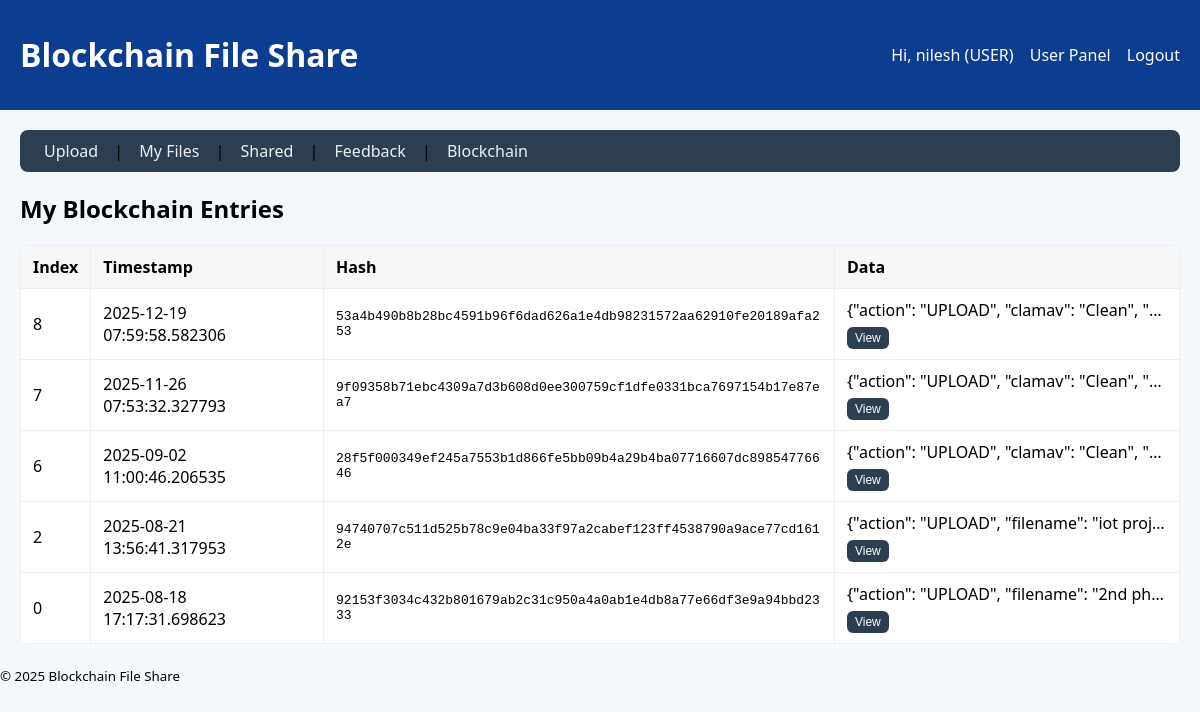
The app's page /user/chain (signed in) with its own data.
### app/models.py (models this page shows, shortened)
class User(db.Model, UserMixin):
    id = db.Column(db.Integer, primary_key=True)
    email = db.Column(db.String(255), unique=True, nullable=False)
    username = db.Column(db.String(80), nullable=True)
    password_hash = db.Column(db.String(255), nullable=False)
    role = db.Column(db.String(20), default='USER')  # 'ADMIN' or 'USER'
    active = db.Column(db.Boolean, default=True)
    created_at = db.Column(db.DateTime, default=datetime.utcnow)
    notification_email = db.Column(db.String(255), nullable=True)  # where to send notifications

class Block(db.Model):
    id = db.Column(db.Integer, primary_key=True)
    index = db.Column(db.Integer, nullable=False)
    prev_hash = db.Column(db.String(64), nullable=True)
    nonce = db.Column(db.Integer, nullable=False)
    timestamp = db.Column(db.DateTime, default=datetime.utcnow)
    data_json = db.Column(db.Text, nullable=False)
    block_hash = db.Column(db.String(64), nullable=False)

### app/blueprints/user.py (the view)
@user_bp.route('/chain', methods=['GET'])
@login_required
def chain_page():
    blocks = Block.query.filter(Block.data_json.contains(f'"owner_id": {current_user.id}')).order_by(Block.index.desc()).limit(100).all()
    return render_template('user/chain.html', blocks=blocks)

### app/blueprints/user.py (called while the page is built)
@user_bp.before_request
def ensure_user():
    if request.endpoint in ('user.login', 'user.static'):
        return
    if request.endpoint and request.endpoint.startswith('user.') and not current_user.is_authenticated:
        return redirect(url_for('user.login'))

### app/models.py (called while the page is built)
@login_manager.user_loader
def load_user(user_id):
    return User.query.get(int(user_id))

### app/templates/user/chain.html (shortened to what this page needs)
{% extends 'base.html' %}
{% block content %}
<nav class="user-nav">
  <a href="{{ url_for('user.upload_page') }}">Upload</a> |
  <a href="{{ url_for('user.my_files_page') }}">My Files</a> |
  <a href="{{ url_for('user.shared_with_me_page') }}">Shared</a> |
  <a href="{{ url_for('user.feedback_page') }}">Feedback</a> |
  <a href="{{ url_for('user.chain_page') }}">Blockchain</a>
</nav>
<h2>My Blockchain Entries</h2>
<table class="styled-table">
  <thead>
    <tr>
      <th>Index</th>
      <th>Timestamp</th>
      <th>Hash</th>
      <th>Data</th>
    </tr>
  </thead>
  <tbody>
    {% for b in blocks %}
    <tr>
      <td>{{ b.index }}</td>
      <td>{{ b.timestamp }}</td>
      <td class="mono">{{ b.block_hash }}</td>
      <td>
        <div class="data-preview">{{ b.data_json[:80] }}...</div>
        <button class="btn small" onclick="showModal('modal-{{ b.id }}')">View</button>
      </td>
    </tr>
    {% endfor %}
  </tbody>
</table>
{% endblock %}

### app/templates/base.html
<!doctype html>
<html><head><meta charset="utf-8"><meta name="viewport" content="width=device-width,initial-scale=1"><title>Blockchain File Share</title>
<link rel="stylesheet" href="{{ url_for('static', filename='css/style.css') }}"></head><body>
<header class="topbar"><h1>Blockchain File Share</h1><nav>
  {% if current_user.is_authenticated %}
    <span>Hi, {{ current_user.username or current_user.email }} ({{ current_user.role }})</span>
    {% if current_user.role == 'ADMIN' %}<a href="{{ url_for('admin.create_user_page') }}">Admin Panel</a>{% else %}<a href="{{ url_for('user.upload_page') }}">User Panel</a>{% endif %}
    <a href="{{ url_for('auth.logout') }}">Logout</a>
  {% else %}
    <a href="{{ url_for('auth.login') }}">User Login</a> | <a href="{{ url_for('auth.admin_login') }}">Admin Login</a>
  {% endif %}
</nav></header><main class="container">{% with messages = get_flashed_messages() %}{% if messages %}<ul class="flash">{% for m in messages %}<li>{{ m }}</li>{% endfor %}</ul>{% endif %}{% endwith %}{% block content %}{% endblock %}</main>
<footer class="footer"><small>&copy; 2025 Blockchain File Share</small></footer></body></html>

### app/static/css/style.css (style rules this page uses)
* { box-sizing:border-box }
body { margin:0;font-family:system-ui,-apple-system,Segoe UI,Roboto,Arial;background:#f4f7fb }
header.topbar { display:flex;justify-content:space-between;align-items:center;padding:12px 20px;background:#0b3d91;color:#fff }
header.topbar a { color:#fff;text-decoration:none;margin-left:12px }
main.container { padding:20px }
nav.admin-nav a, nav.user-nav a { margin-right:12px }
table { width:100%;border-collapse:collapse }
th,td { padding:8px;border-bottom:1px solid #eee }
button.btn { background:#1f6feb;color:#fff;padding:8px 12px;border-radius:8px;border:none }
button.btn.small { padding:4px 8px }

### app/templates/user/chain.html (style rules this page uses)
.user-nav { background: #2c3e50; padding: 10px 12px; border-radius: 8px; margin-bottom: 14px; }
.user-nav a { color: #ecf0f1; margin: 0 12px; text-decoration: none; font-weight: 500; }
.styled-table { width: 100%; border-collapse: collapse; margin-top: 8px; background: #fff; border-radius: 8px; overflow: hidden; }
.styled-table th, .styled-table td { border: 1px solid #eee; padding: 10px 12px; text-align: left; }
.styled-table th { background-color: #f7f7f7; font-weight: 600; }
.mono { font-family: ui-monospace, SFMono-Regular, Menlo, Monaco, Consolas, "Liberation Mono", "Courier New", monospace; font-size: 13px; word-break: break-all; }
.data-preview { max-width: 320px; white-space: nowrap; overflow: hidden; text-overflow: ellipsis; }
.btn.small { padding: 4px 10px; font-size: 12px; margin-top: 6px; border: none; border-radius: 6px; background: #2c3e50; color: #fff; cursor: pointer; }

### records on screen
User: username "nilesh", role "USER"
Block: index "8", timestamp "2025-12-19 07:59:58.582306", block_hash "53a4b490b8b28bc4591b96f6dad626a1e4db98231572aa62910fe20189afa253", data_json "{\"action\": \"UPLOAD\", \"clamav\": \"Clean\", \"f…"
Block: index "7", timestamp "2025-11-26 07:53:32.327793", block_hash "9f09358b71ebc4309a7d3b608d0ee300759cf1dfe0331bca7697154b17e87ea7", data_json "{\"action\": \"UPLOAD\", \"clamav\": \"Clean\", \"f…"
Block: index "6", timestamp "2025-09-02 11:00:46.206535", block_hash "28f5f000349ef245a7553b1d866fe5bb09b4a29b4ba07716607dc89854776646", data_json "{\"action\": \"UPLOAD\", \"clamav\": \"Clean\", \"f…"
Block: index "2", timestamp "2025-08-21 13:56:41.317953", block_hash "94740707c511d525b78c9e04ba33f97a2cabef123ff4538790a9ace77cd1612e", data_json "{\"action\": \"UPLOAD\", \"filename\": \"iot proj…"
Block: index "0", timestamp "2025-08-18 17:17:31.698623", block_hash "92153f3034c432b801679ab2c31c950a4a0ab1e4db8a77e66df3e9a94bbd2333", data_json "{\"action\": \"UPLOAD\", \"filename\": \"2nd ph…"
